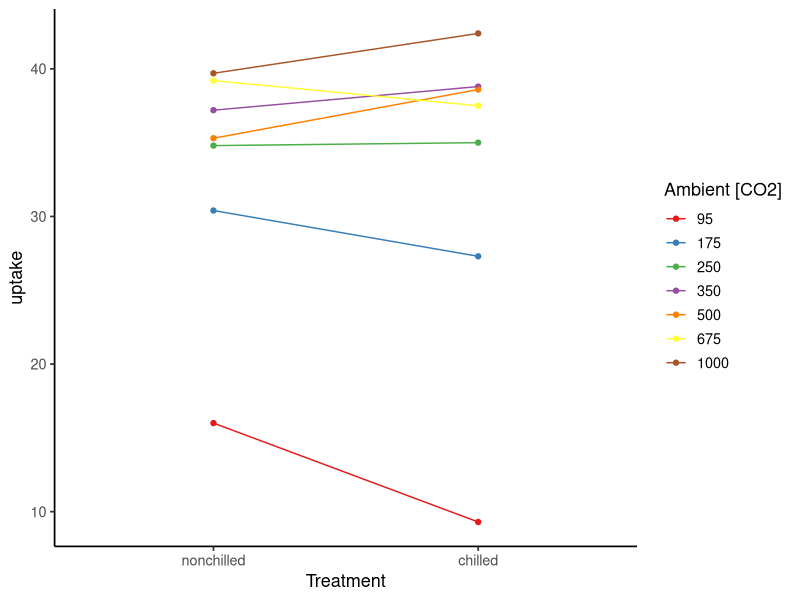

Generate this figure with R:
## ---- chunk 1
knitr::opts_chunk$set(message = F, 
                      error = F, 
                      warning = F,
                      fig.align = "center")

## ---- chunk 2
library(tidyverse)

### Select plant individual #1
CO2_plant1 <- filter(CO2, Plant %in% c("Qn1", "Qc2")) 
  
### Plot  
ggplot(CO2_plant1) + 
  geom_point(aes(x = Treatment, y = uptake, color = factor(conc))) + 
  geom_line(aes(x = Treatment, y = uptake, color = factor(conc), group = factor(conc))) + 
  scale_color_brewer(palette = "Set1", name = "Ambient [CO2]") + 
  theme_classic(base_size = 13)

## ---- chunk 3
library(tidyverse)



## ---- chunk 4
df <- c("A", "B", "A", "C", "C", "B", "A")
lib <- c("A" = 1, "B" = 2, "C" = 3)
lib[df]



